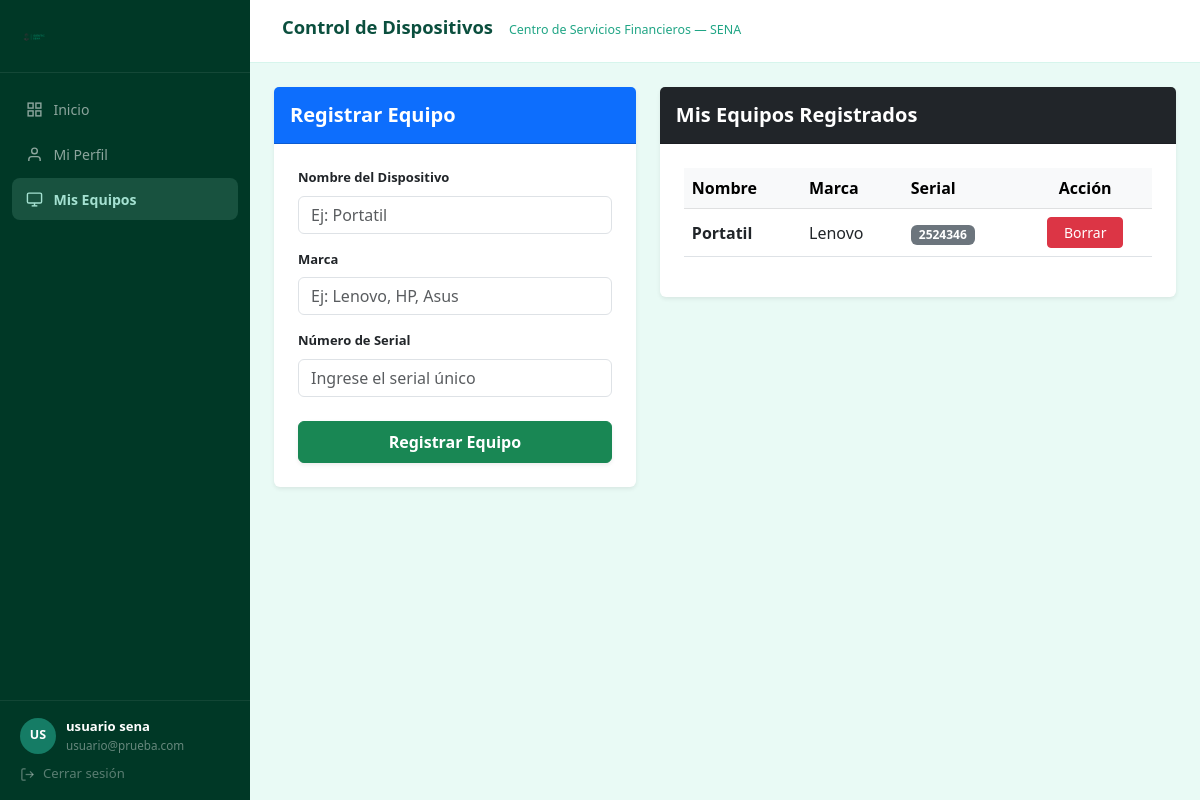
Page /usuarios/equipos/ (signed in) on the committed database.
### usuarios/models.py (models this page shows, shortened)
class Usuario(AbstractUser):
    ROL_CHOICES = [
        ('admin',     'Administrador'),
        ('vigilante', 'Vigilante'),
        ('aprendiz', 'Aprendiz'),
        ('instructor','Instructor'),
    ]
    email           = models.EmailField(unique=True)
    tipoDocumento   = models.CharField(max_length=2)
    numeroDocumento = models.CharField(max_length=20, unique=True)
    nombre          = models.CharField(max_length=50)
    apellido        = models.CharField(max_length=50)
    edad            = models.PositiveIntegerField(blank=True, null=True)
    telefono        = models.CharField(max_length=15, blank=True, null=True)
    rol = models.CharField(
        max_length=20,
        choices=ROL_CHOICES,
        default='aprendiz',
    )
    USERNAME_FIELD  = 'email'
    REQUIRED_FIELDS = ['username', 'nombre', 'apellido']

class Equipo(models.Model):
    estudiante = models.ForeignKey(
        Usuario,
        on_delete=models.CASCADE,
        related_name='equipos'
    )
    nombre = models.CharField(max_length=100)
    marca = models.CharField(max_length=100)
    serial = models.CharField(max_length=100, unique=True)
    fecha_registro = models.DateTimeField(auto_now_add=True)

### usuarios/views.py (the view, shortened to what this page needs)
@login_required
def gestionar_equipos(request):
    equipos = Equipo.objects.filter(
        estudiante=request.user
    )
    return render(
        request,
        'usuarios/gestionar_equipos.html',
        {
            'equipos': equipos
        }
    )

### usuarios/templates/usuarios/gestionar_equipos.html (shortened to what this page needs)
{% load static %}
<!DOCTYPE html>
<html lang="es">
<head>
    <link rel="stylesheet" href="{% static 'css/mainConfig.css' %}">
    <link rel="stylesheet" href="{% static 'css/dashboard.css' %}">
    <link href="https://cdn.jsdelivr.net/npm/bootstrap@5.3.0/dist/css/bootstrap.min.css" rel="stylesheet">
</head>
<body>
<div class="dash-layout">
    <aside class="dash-sidebar">
        <div class="dash-brand">
            <img src="{% static 'img/identic_sena 2-largo.png' %}" alt="Identic SENA" class="dash-logo">
        </div>
        <nav class="dash-nav">
            <a href="{% url 'inicio' %}" class="dash-nav-item">
                <svg viewBox="0 0 24 24" fill="none" stroke="currentColor" stroke-width="2">
                    <rect x="3" y="3" width="7" height="7"/><rect x="14" y="3" width="7" height="7"/>
                    <rect x="3" y="14" width="7" height="7"/><rect x="14" y="14" width="7" height="7"/>
                </svg>
                Inicio
            </a>
            <a href="{% url 'perfil' %}" class="dash-nav-item dash-nav-item">
                <svg viewBox="0 0 24 24" fill="none" stroke="currentColor" stroke-width="2">
                    <path d="M20 21v-2a4 4 0 0 0-4-4H8a4 4 0 0 0-4 4v2"/>
                    <circle cx="12" cy="7" r="4"/>
                </svg>
                Mi Perfil
            </a>
            <a href="{% url 'gestionar_equipos' %}" class="dash-nav-item dash-nav-item--activo">
                <svg viewBox="0 0 24 24" fill="none" stroke="currentColor" stroke-width="2">
                    <rect x="2" y="3" width="20" height="14" rx="2" ry="2"/>
                    <line x1="8" y1="21" x2="16" y2="21"/>
                    <line x1="12" y1="17" x2="12" y2="21"/>
                </svg>
                Mis Equipos
            </a>
        </nav>
                <div class="dash-sidebar-footer">
            <div class="dash-user-info">
                <div class="dash-avatar">{{ user.nombre|first|upper }}{{ user.apellido|first|upper }}</div>
                <div>
                    <div class="dash-user-nombre">{{ user.nombre }} {{ user.apellido }}</div>
                    <div class="dash-user-rol">{{ user.email }}</div>
                </div>
            </div>
            <a href="{% url 'logout' %}" class="dash-logout">
                <svg viewBox="0 0 24 24" fill="none" stroke="currentColor" stroke-width="2">
                    <path d="M9 21H5a2 2 0 0 1-2-2V5a2 2 0 0 1 2-2h4"/>
                    <polyline points="16 17 21 12 16 7"/><line x1="21" y1="12" x2="9" y2="12"/>
                </svg>
                Cerrar sesión
            </a>
        </div>
    </aside>
    <div class="dash-main">
        <header class="dash-topbar">
            <h1 class="dash-topbar-titulo">Control de Dispositivos</h1>
            <span class="dash-topbar-sub">Centro de Servicios Financieros — SENA</span>
        </header>
        <main class="dash-contenido p-4">
            <div class="row">
                <div class="col-md-5 mb-4">
                    <div class="card shadow-sm border-0">
                        <div class="card-header bg-primary text-white py-3">
                            <h5 class="mb-0 fw-bold text-white">Registrar Equipo</h5>
                        </div>
                        <div class="card-body p-4">
                            <form method="POST">
                                <div class="mb-3">
                                    <label class="form-label fw-semibold text-dark">Nombre del Dispositivo</label>
                                    <input type="text" name="nombre" class="form-control" placeholder="Ej: Portatil" required>
                                </div>
                                <div class="mb-3">
                                    <label class="form-label fw-semibold text-dark">Marca</label>
                                    <input type="text" name="marca" class="form-control" placeholder="Ej: Lenovo, HP, Asus" required>
                                </div>
                                <div class="mb-3">
                                    <label class="form-label fw-semibold text-dark">Número de Serial</label>
                                    <input type="text" name="serial" class="form-control" placeholder="Ingrese el serial único" required>
                                </div>
                                <button type="submit" class="btn btn-success w-100 py-2 fw-bold shadow-sm mt-2">Registrar Equipo</button>
                            </form>
                        </div>
                    </div>
                </div>
                <div class="col-md-7">
                    <div class="card shadow-sm border-0">
                        <div class="card-header bg-dark text-white py-3">
                            <h5 class="mb-0 fw-bold text-white">Mis Equipos Registrados</h5>
                        </div>
                        <div class="card-body p-4">
                            {% if equipos %}
                                <div class="table-responsive">
                                    <table class="table table-hover align-middle">
                                        <thead class="table-light">
                                            <tr>
                                                <th>Nombre</th>
                                                <th>Marca</th>
                                                <th>Serial</th>
                                                <th class="text-center">Acción</th>
                                            </tr>
                                        </thead>
                                        <tbody>
                                            {% for equipo in equipos %}
                                                <tr>
                                                    <td class="fw-semibold">{{ equipo.nombre }}</td>
                                                    <td>{{ equipo.marca }}</td>
                                                    <td><span class="badge bg-secondary px-2 py-1">{{ equipo.serial }}</span></td>
                                                    <td class="text-center">
                                                        <a href="{% url 'eliminar_equipo' equipo.id %}" class="btn btn-danger btn-sm px-3" onclick="return confirm('¿Seguro que deseas eliminar este equipo?');">
                                                            Borrar
                                                        </a>
                                                    </td>
                                                </tr>
                                            {% endfor %}
                                        </tbody>
                                    </table>
                                </div>
                            {% else %}
                                <div class="text-center my-4 py-4">
                                    <p class="text-muted fs-5 mb-0">No tienes ningún equipo registrado aún.</p>
                                </div>
                            {% endif %}
                        </div>
                    </div>
                </div>
            </div>
        </main>
    </div>
</div>
</body>
</html>

### static/css/mainConfig.css (style rules this page uses)
:root { --colorBlanco: #ffffff; --colorTurquesa: #a4e1d1; --colorVerdeClaro: #8dd9c6; --colorVerde: #20a585; --colorVerdePrincipal: #157c65; --colorVerdeMuyOscuro: #0b4f3e; --colorSuperOscuro: #003826; --verdeHover: #1a8f72; --verdeSuave: #e9faf5; --verdeSuave2: #d6f5ec; }
* { margin: 0; padding: 0; }

### static/css/dashboard.css (style rules this page uses)
body { font-family: 'Segoe UI', system-ui, sans-serif; }
.dash-layout { display: flex; min-height: 100vh; background: var(--verdeSuave); }
.dash-sidebar { width: 250px; background: var(--colorSuperOscuro); display: flex; flex-direction: column; position: sticky; top: 0; height: 100vh; flex-shrink: 0; }
.dash-brand { display: flex; align-items: center; gap: 10px; padding: 1.4rem 1.25rem 1.2rem; border-bottom: 1px solid rgba(255, 255, 255, .08); }
.dash-logo { width: 30px; height: 30px; object-fit: contain; }
.dash-nav { flex: 1; padding: 1rem 0.75rem; display: flex; flex-direction: column; gap: 3px; }
.dash-nav-item { display: flex; align-items: center; gap: 10px; padding: 0.65rem 0.9rem; border-radius: 8px; color: rgba(255, 255, 255, .55); text-decoration: none; font-size: 0.88rem; transition: background .15s, color .15s; }
.dash-nav-item svg { width: 17px; height: 17px; flex-shrink: 0; }
.dash-nav-item--activo { background: rgba(164, 225, 209, .15); color: var(--colorTurquesa); font-weight: 600; }
.dash-sidebar-footer { padding: 1rem 1.25rem; border-top: 1px solid rgba(255, 255, 255, .07); display: flex; flex-direction: column; gap: 10px; }
.dash-user-info { display: flex; align-items: center; gap: 10px; }
.dash-avatar { border-radius: 50%; background: var(--colorVerdePrincipal); color: #fff; font-weight: 700; display: flex; align-items: center; justify-content: center; flex-shrink: 0; font-size: 0.78rem; width: 36px; height: 36px; }
.dash-user-nombre { color: #fff; font-size: 0.82rem; font-weight: 600; white-space: nowrap; overflow: hidden; text-overflow: ellipsis; }
.dash-user-rol { color: rgba(255, 255, 255, .4); font-size: 0.73rem; }
.dash-logout { display: flex; align-items: center; gap: 8px; color: rgba(255, 255, 255, .35); text-decoration: none; font-size: 0.82rem; transition: color .15s; }
.dash-logout svg { width: 15px; height: 15px; }
.dash-main { flex: 1; display: flex; flex-direction: column; min-width: 0; }
.dash-topbar { background: #fff; border-bottom: 1px solid var(--verdeSuave2); padding: 1rem 2rem; display: flex; align-items: baseline; gap: 1rem; }
.dash-topbar-titulo { font-size: 1.15rem; font-weight: 700; color: var(--colorVerdeMuyOscuro); }
.dash-topbar-sub { font-size: 0.78rem; color: var(--colorVerde); }
.dash-contenido { padding: 1.75rem 2rem; display: flex; flex-direction: column; gap: 1.5rem; }
.form-label { display: block; font-size: 13px; font-weight: 600; margin-bottom: 5px; color: #444; }

### rows in the picture
Usuario: nombre|first "U", apellido|first "S", nombre "usuario", apellido "sena", email "usuario@prueba.com"
Equipo: nombre "Portatil", marca "Lenovo", serial "2524346"
